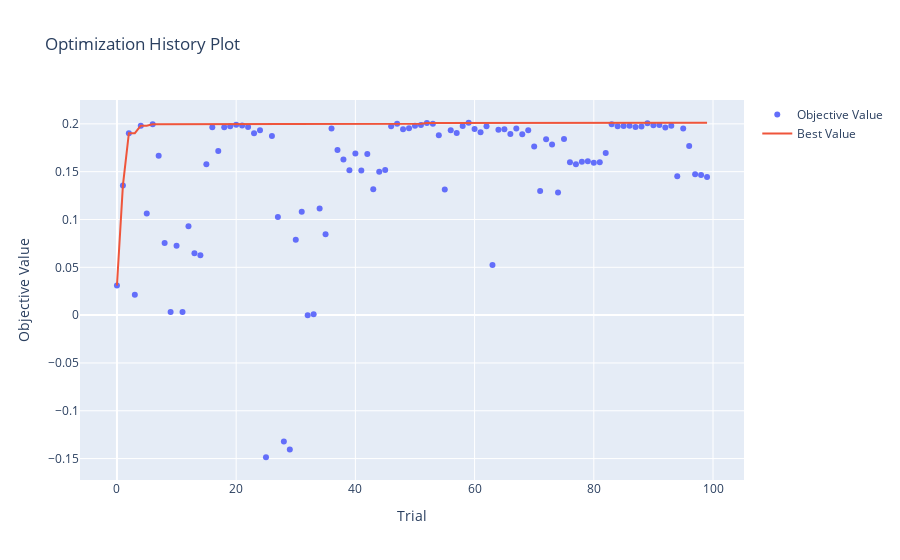
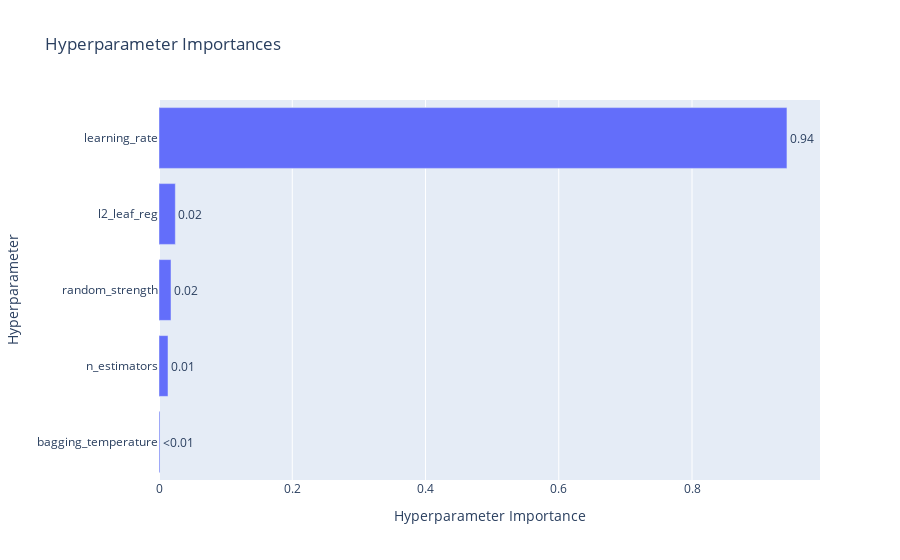
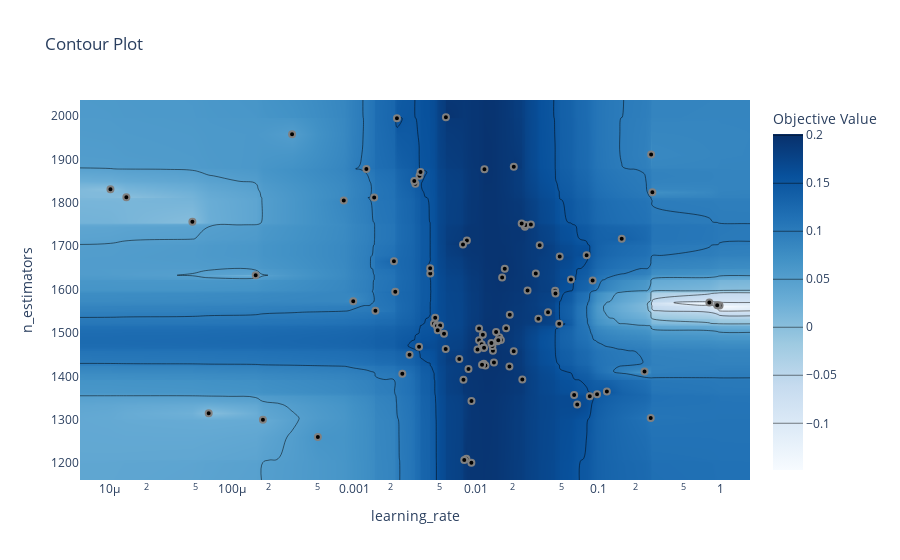
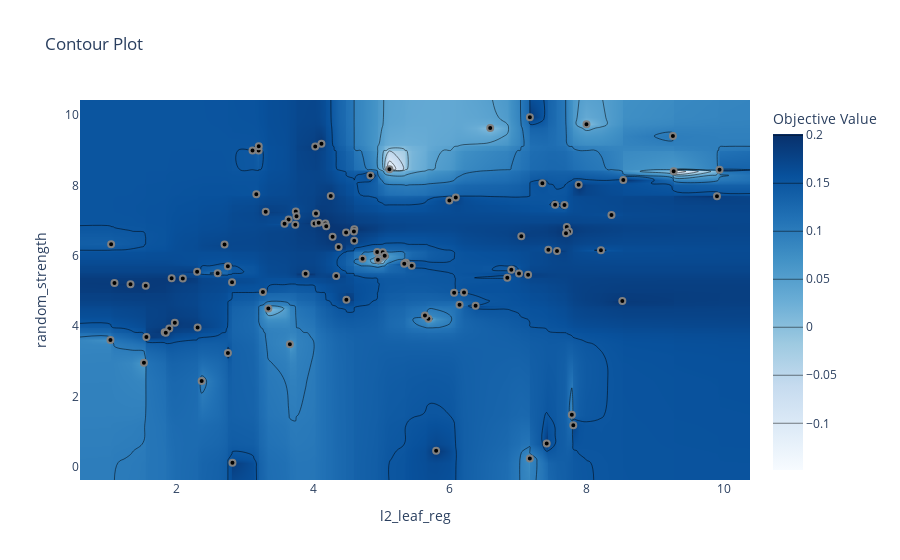

Write notebook code for charts like these, in order.
### Code cell
from optuna.visualization import plot_optimization_history, plot_param_importances, plot_contour, plot_slice
plot_optimization_history(study).show()
plot_param_importances(study).show()
plot_contour(study, params=["learning_rate", "n_estimators"]).show()
plot_contour(study, params=["l2_leaf_reg", "random_strength"]).show()
plot_slice(study, params=["learning_rate", "n_estimators", "l2_leaf_reg"]).show()
